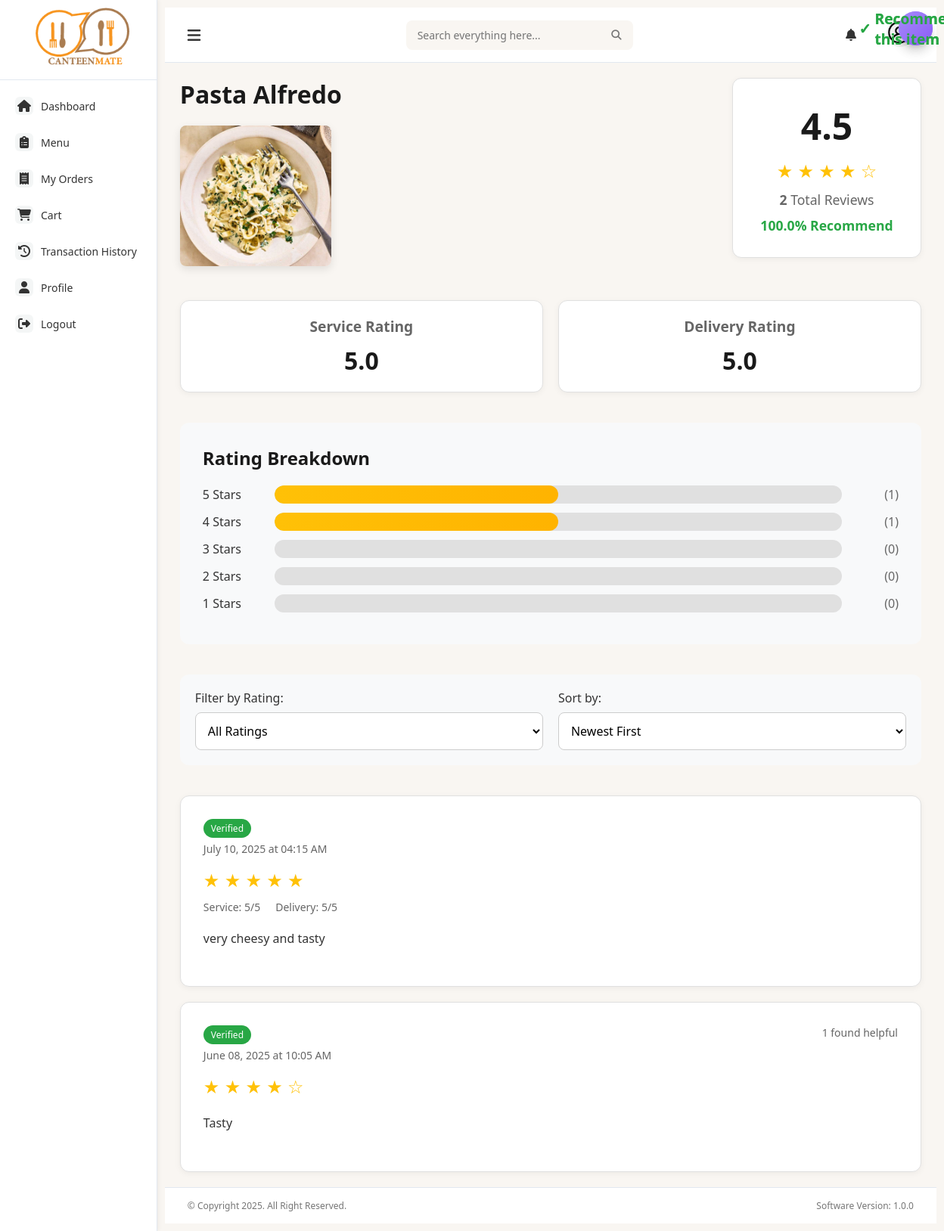
The page /item/6/reviews on the database its author committed.
### models.py (models this page shows, shortened)
class Item(db.Model):
    __tablename__ = 'items'
    id = db.Column(db.Integer, primary_key=True)
    name = db.Column(db.String(100), nullable=False)
    price = db.Column(db.Float, nullable=False)
    category_id = db.Column(db.Integer, db.ForeignKey('categories.id'), nullable=False)
    description = db.Column(db.Text, nullable=True)
    image_filename = db.Column(db.String(255), nullable=True)
    available = db.Column(db.Boolean, default=True)
    attribute_values = db.relationship(
        'AttributeValue',
        secondary=item_attribute_values,
        back_populates='items'
    )
    addons = db.relationship(
        'Addon',
        secondary=addon_item_association,
        back_populates='items'
    )

class Review(db.Model):
    __tablename__ = 'reviews'
    id = db.Column(db.Integer, primary_key=True)
    user_id = db.Column(db.Integer, db.ForeignKey('user.id'), nullable=False)
    order_id = db.Column(db.Integer, db.ForeignKey('order.id'), nullable=False)
    item_id = db.Column(db.Integer, db.ForeignKey('items.id'), nullable=False)
    rating = db.Column(db.Integer, nullable=False)  # 1-5 stars
    comment = db.Column(db.Text)
    service_rating = db.Column(db.Integer)  # Optional: 1-5 stars for service
    delivery_rating = db.Column(db.Integer)  # Optional: 1-5 stars for delivery
    would_recommend = db.Column(db.Boolean, default=True)
    is_verified = db.Column(db.Boolean, default=True)  # Verified purchase
    helpful_count = db.Column(db.Integer, default=0)  # How many found it helpful
    created_at = db.Column(db.DateTime, default=datetime.utcnow)
    updated_at = db.Column(db.DateTime, default=datetime.utcnow, onupdate=datetime.utcnow)
    user = db.relationship('User', backref=db.backref('reviews', lazy=True))
    order = db.relationship('Order', backref=db.backref('reviews', lazy=True))
    item = db.relationship('Item', backref=db.backref('reviews', lazy=True))

### main.py (the view)
@app.route('/item/<int:item_id>/reviews')
def item_reviews(item_id):
    item = Item.query.get_or_404(item_id)
    page = request.args.get('page', 1, type=int)
    per_page = 10
    rating_filter = request.args.get('rating', type=int)
    sort_by = request.args.get('sort', 'newest')
    reviews_query = Review.query.filter_by(item_id=item_id, is_verified=True)
    if rating_filter and 1 <= rating_filter <= 5:
        reviews_query = reviews_query.filter_by(rating=rating_filter)
    if sort_by == 'oldest':
        reviews_query = reviews_query.order_by(Review.created_at.asc())
    elif sort_by == 'highest':
        reviews_query = reviews_query.order_by(Review.rating.desc())
    elif sort_by == 'lowest':
        reviews_query = reviews_query.order_by(Review.rating.asc())
    elif sort_by == 'helpful':
        reviews_query = reviews_query.order_by(Review.helpful_count.desc())
    else:  # newest (default)
        reviews_query = reviews_query.order_by(Review.created_at.desc())
    reviews = reviews_query.paginate(
        page=page,
        per_page=per_page,
        error_out=False
    )
    total_reviews = Review.query.filter_by(item_id=item_id, is_verified=True).count()
    avg_rating = db.session.query(func.avg(Review.rating)).filter_by(
        item_id=item_id, is_verified=True
    ).scalar()
    avg_rating = round(avg_rating, 1) if avg_rating else 0
    rating_distribution = {}
    for rating in range(1, 6):
        count = Review.query.filter_by(
            item_id=item_id,
            rating=rating,
            is_verified=True
        ).count()
        percentage = (count / total_reviews * 100) if total_reviews > 0 else 0
        rating_distribution[rating] = {
            'count': count,
            'percentage': round(percentage, 1)
        }
    avg_service_rating = db.session.query(func.avg(Review.service_rating)).filter_by(
        item_id=item_id, is_verified=True
    ).scalar()
    avg_delivery_rating = db.session.query(func.avg(Review.delivery_rating)).filter_by(
        item_id=item_id, is_verified=True
    ).scalar()
    avg_service_rating = round(avg_service_rating, 1) if avg_service_rating else 0
    avg_delivery_rating = round(avg_delivery_rating, 1) if avg_delivery_rating else 0
    recommend_count = Review.query.filter_by(
        item_id=item_id,
        would_recommend=True,
        is_verified=True
    ).count()
    recommend_percentage = (recommend_count / total_reviews * 100) if total_reviews > 0 else 0
    user_id = session.get('user_id')
    user = User.query.get(user_id) if user_id else None
    return render_template('item_reviews.html',
                         item=item,
                         reviews=reviews,
                         total_reviews=total_reviews,
                         avg_rating=avg_rating,
                         avg_service_rating=avg_service_rating,
                         avg_delivery_rating=avg_delivery_rating,
                         recommend_percentage=round(recommend_percentage, 1),
                         rating_distribution=rating_distribution,
                         current_rating_filter=rating_filter,
                         current_sort=sort_by,
                         user=user)

### templates/item_reviews.html (shortened to what this page needs)
{% extends "base.html" %}
{% block content %}
<div class="reviews-container">
    <div class="item-header">
        <div class="item-info">
            <h1>{{ item.name }}</h1>
            {% if item.image_filename %}
                <img src="{{ url_for('static', filename='uploads/items/' + item.image_filename) }}"
                     alt="{{ item.name }}" class="item-image">
            {% endif %}
        </div>
        <div class="stats-card">
            <div class="avg-rating">{{ avg_rating }}</div>
            <div class="rating-stars">
                {% for i in range(1, 6) %}
                    {% if i <= avg_rating %}
                        ★
                    {% else %}
                        ☆
                    {% endif %}
                {% endfor %}
            </div>
            <div class="total-reviews"><strong>{{ total_reviews }}</strong> Total Reviews</div>
            {% if recommend_percentage > 0 %}
                <div class="recommendation">{{ recommend_percentage }}% Recommend</div>
            {% endif %}
        </div>
    </div>
    {% if avg_service_rating > 0 or avg_delivery_rating > 0 %}
    <div class="additional-stats">
        {% if avg_service_rating > 0 %}
        <div class="stat-item">
            <h3>Service Rating</h3>
            <div class="stat-value">{{ avg_service_rating }}</div>
        </div>
        {% endif %}
        {% if avg_delivery_rating > 0 %}
        <div class="stat-item">
            <h3>Delivery Rating</h3>
            <div class="stat-value">{{ avg_delivery_rating }}</div>
        </div>
        {% endif %}
    </div>
    {% endif %}
    <div class="rating-breakdown">
        <h2>Rating Breakdown</h2>
        {% for star in range(5, 0, -1) %}
            <div class="rating-row">
                <div class="rating-label">{{ star }} Stars</div>
                <div class="progress-bar">
                    <div class="progress-fill" style="width: {{ rating_distribution[star].percentage }}%;"></div>
                </div>
                <div class="rating-count">({{ rating_distribution[star].count }})</div>
            </div>
        {% endfor %}
    </div>
    <div class="filter-controls">
        <div class="filter-group">
            <label for="rating-filter">Filter by Rating:</label>
            <select id="rating-filter" class="filter-select" onchange="filterReviews()">
                <option value="">All Ratings</option>
            </select>
        </div>
        <div class="filter-group">
            <label for="sort-select">Sort by:</label>
            <select id="sort-select" class="filter-select" onchange="sortReviews()">
                <option value="newest" {% if current_sort == 'newest' %}selected{% endif %}>Newest First</option>
            </select>
        </div>
    </div>
    <div class="reviews-list">
        {% for review in reviews.items %}
        <div class="review-card">
            <div class="review-header">
                <div class="reviewer-info">
                    <h3>
                        {% if review.is_verified %}
                            <span class="verified-badge">Verified</span>
                        {% endif %}
                    </h3>
                    <div class="review-date">
                        {{ review.created_at.strftime('%B %d, %Y at %I:%M %p') }}
                    </div>
                </div>
                {% if review.helpful_count > 0 %}
                    <div class="helpful-count">{{ review.helpful_count }} found helpful</div>
                {% endif %}
            </div>
            <div class="review-ratings">
                <div class="main-rating">
                    <span class="rating-stars">
                        {% for _ in range(review.rating) %}
                            ★
                        {% endfor %}
                        {% for _ in range(5 - review.rating) %}
                            ☆
                        {% endfor %}
                    </span>
                </div>
                {% if review.service_rating or review.delivery_rating %}
                    <div class="additional-ratings">
                        {% if review.service_rating %}
                            <span>Service: {{ review.service_rating }}/5</span>
                        {% endif %}
                        {% if review.delivery_rating %}
                            <span>Delivery: {{ review.delivery_rating }}/5</span>
                        {% endif %}
                    </div>
                {% endif %}
            </div>
            <div class="review-comment">{{ review.comment }}</div>
            {% if review.would_recommend %}
                <div class="recommendation-badge">
                    <span>✓</span> Recommends this item
                </div>
            {% endif %}
        </div>
        {% else %}
        <div class="no-reviews">
            <h3>No reviews yet for this item</h3>
            <p>Be the first to share your experience!</p>
        </div>
        {% endfor %}
    </div>
</div>
{% endblock %}

### static/css/styles.css (style rules this page uses)
:root { --primary-color: #FF6B35; --secondary-color: #2F4858; --background-color: #f9f6f2; --sidebar-bg: #FFFFFF; --panel-bg: #FFFFFF; --text-color: #333333; --text-light: #757575; --border-color: #E0E0E0; --active-color: #FF6B35; --danger-color: #FF3B30; --success-color: #34C759; }
* { margin: 0; padding: 0; box-sizing: border-box; font-family: 'Segoe UI', Tahoma, Geneva, Verdana, sans-serif; }
body { background-color: var(--background-color); color: var(--text-color); }
:root { --primary-color: #2563eb; --secondary-color: #f59e0b; --accent-color: #10b981; --danger-color: #ef4444; --dark-color: #1f2937; --light-color: #f8fafc; --border-color: #e2e8f0; --recommendation-color: #667eea; --collaborative-color: #8b5cf6; --popular-color: #f59e0b; --shadow-sm: 0 1px 2px 0 rgba(0, 0, 0, 0.05); --shadow-md: 0 4px 6px -1px rgba(0, 0, 0, 0.1), 0 2px 4px -1px rgba(0, 0, 0, 0.06); --shadow-lg: 0 10px 15px -3px rgba(0, 0, 0, 0.1), 0 4px 6px -2px rgba(0, 0, 0, 0.05); --shadow-xl: 0 20px 25px -5px rgba(0, 0, 0, 0.1), 0 10px 10px -5px rgba(0, 0, 0, 0.04); --gradient-primary: linear-gradient(135deg, #cd916e 0%, #776351 100%); --gradient-secondary: linear-gradient(135deg, #f093fb 0%, #f5576c 100%); --gradient-accent: linear-gradient(135deg, #4facfe 0%, #00f2fe 100%); --gradient-collaborative: linear-gradient(135deg, #a78bfa 0%, #8b5cf6 100%); --gradient-popular: linear-gradient(135deg, #fbbf24 0%, #f59e0b 100%); }
.item-image { height: 240px; position: relative; overflow: hidden; background: var(--gradient-accent); border-radius: 15px; }
.recommendation-badge { position: absolute; top: 15px; right: 15px; width: 45px; height: 45px; border-radius: 50%; display: flex; align-items: center; justify-content: center; font-size: 1.2rem; box-shadow: var(--shadow-lg); background: var(--gradient-collaborative); color: rgb(255, 241, 241); z-index: 3; animation: pulse 2s infinite; transition: all 0.3s ease; }
.item-info { flex: 1; }

### rows shown on the page
Item: name "Pasta Alfredo", image_filename (picture)
Review: is_verified "Verified", created_at "July 10, 2025 at 04:15 AM", rating 5 (drawn), service_rating "5", delivery_rating "5", comment "very cheesy and tasty", would_recommend "Recommends this item"
Review: is_verified "Verified", created_at "June 08, 2025 at 10:05 AM", helpful_count "1", rating 4 (drawn), comment "Tasty", would_recommend "Recommends this item"

### other values the page prints
{{ avg_rating }} "4.5"
{{ total_reviews }} "2"
{{ recommend_percentage }} "100.0"
{{ avg_service_rating }} "5.0"
{{ avg_delivery_rating }} "5.0"
{{ star }} "5" "4" "3" "2" "1"
{{ rating_distribution[star].count }} "1" "1" "0" "0" "0"
